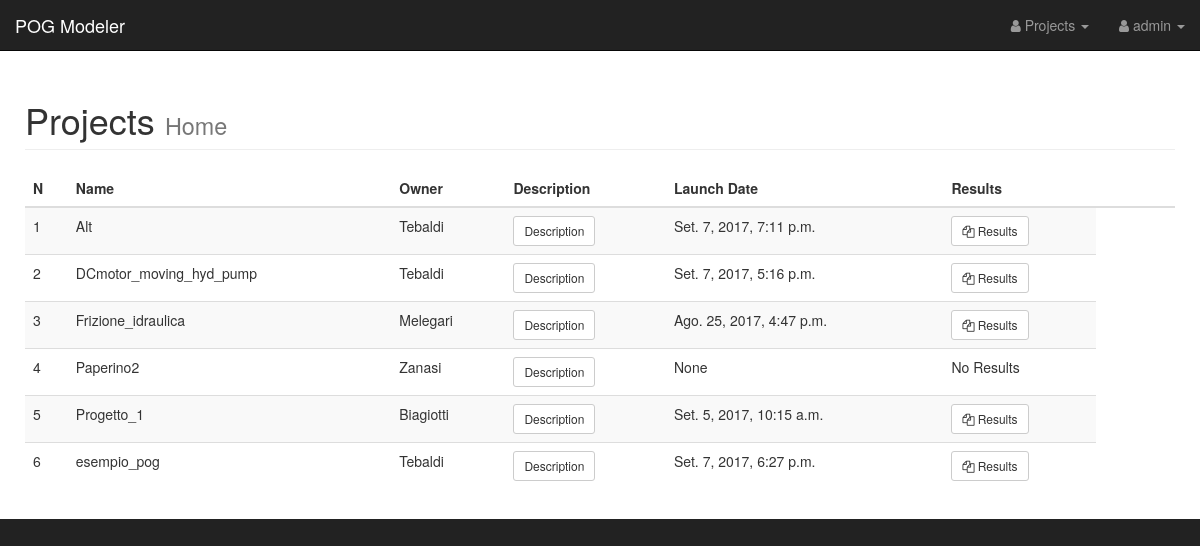
/ (signed in), run on an earlier commit of the app's database.
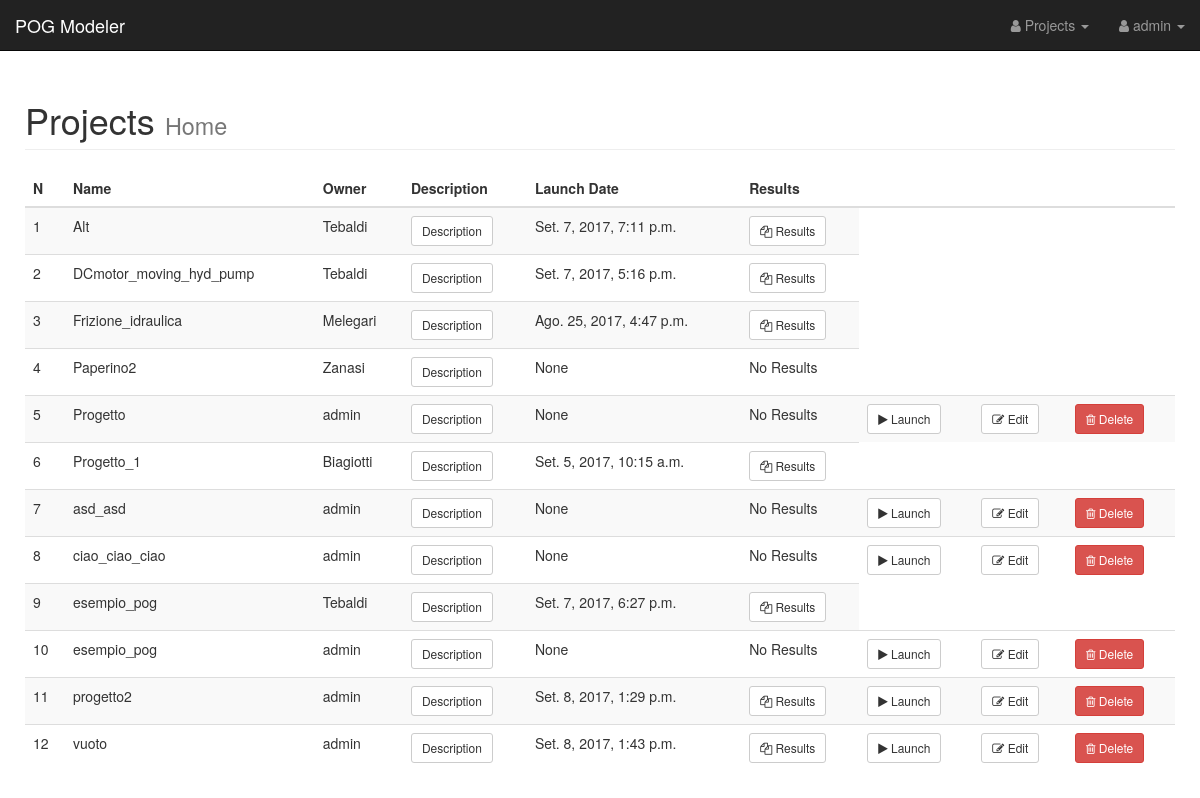
And on a later commit of the database.
### AWD_Zanasi/models.py (models this page shows, shortened)
class Project(models.Model):
    name = models.CharField(max_length=200, default='project', help_text='Project name')
    user = models.ForeignKey(settings.AUTH_USER_MODEL, default='admin')
    matlab_file = models.FileField(upload_to=matlab_file_path, help_text="Matlab POG code file",  blank=True, null=True)
    proj_desc = models.CharField(max_length=400, blank=True, null=True, help_text="Project description")
    launch_date = models.DateTimeField(verbose_name='Launch Date', blank=True,
                                       null=True, help_text='Project last execution date')
    is_example = models.BooleanField(default=False,
                                     help_text='Used only by an Admin user to mark a project as an example for users.')

### AWD_Zanasi/views.py (the view)
# urls.py: url(r'^$', views.index, name='index'),
def index(request):
    if request.user.is_authenticated:
        if request.user.is_superuser:
            projects = Project.objects.all().order_by('name')
            results = ProjectOutput.objects.all()
        else:
            projects = Project.objects.filter(user=request.user).order_by('name')
            results = ProjectOutput.objects.filter(project__in=projects)
        return render(request, 'AWD_Zanasi/home.html',
                      {
                          'projects': projects,
                          'project_outputs': results
                      }
                      )
    return render(request, 'AWD_Zanasi/home.html')

### AWD_Zanasi/templates/AWD_Zanasi/home.html (shortened to what this page needs)
{% extends "AWD_Zanasi/base.html" %}
{% block container %}
    <div class="container-fluid">
        {% if user.is_authenticated %}
            <div class="row">
                <div class="col-lg-12">
                    <h1 class="page-header">
                        Projects
                        <small>Home</small>
                    </h1>
                </div>
            </div>
            <div class="table-responsive">
                <table class="table table-hover table-striped">
                    <thead>
                    <tr>
                        <th>N</th>
                        <th>Name</th>
                        {% if user.is_superuser %}
                            <th>Owner</th>
                        {% endif %}
                        <th>Description</th>
                        <th>Launch Date</th>
                        <th>Results</th>
                        <th></th>
                        <th></th>
                        <th></th>
                    </tr>
                    </thead>
                    <tbody>
                    {% for project in projects %}
                        <tr>
                            <td>{{ forloop.counter }}</td>
                            <td>{{ project.name }}</td>
                            {% if user.is_superuser %}
                                <td>{{ project.user.username }}</td>
                            {% endif %}
                            <td>
                                <button type="button" class="btn btn-default btn-sm" data-toggle="modal"
                                        data-target="#modal-{{ forloop.counter }}">
                                    Description
                                </button>
                            </td>
                            <td>{{ project.launch_date }}</td>
                            {% if project.launch_date %}
                                <td><a class="btn btn-default btn-sm" role="button"
                                       href="{% url 'project_results' project.id %}"><i class="fa fa-files-o"></i>
                                    Results</a></td>
                            {% else %}
                                <td>No Results</td>
                            {% endif %}
                            {% if user.username == project.user.username  %}
                            <td><a id="launchproj" class="btn btn-default btn-sm" role="button"
                                   href="{% url 'launch_project' project.id %}"><i class="fa fa-play"></i>
                                Launch</a></td>
                            <td><a class="btn btn-default btn-sm" role="button"
                                   href="{% url 'edit_project' project.id %}"><i class="fa fa-edit"></i> Edit</a></td>
                            <th>
                                <form id="deleteForm"
                                      class="form-horizontal"
                                      action="{% url 'delete_project' project.id %}"
                                      method="POST"
                                      onsubmit="return confirm('Are you sure you want to delete Project {{ project.name }}?' );">
                                    <button type="submit" class="btn btn-danger btn-sm" value="Submit Button">
                                        <i class=" fa fa-trash-o"></i> Delete
                                    </button>
                                </form>
                            </th>
                            {% endif %}
                        </tr>
                    {% endfor %}
                    </tbody>
                </table>
            </div>
        {% endif %}
    </div>
{% endblock %}

### AWD_Zanasi/templates/AWD_Zanasi/base.html (shortened to what this page needs)
{% load staticfiles %}
<!DOCTYPE html>
<html lang="en">
<head>
    {% load static %}
    <link href="{% static "/AWD_Zanasi/css/bootstrap.min.css" %}" rel="stylesheet">
    <link href="{% static "/AWD_Zanasi/css/sb-admin.css" %}" rel="stylesheet">
    <link href="{% static "/AWD_Zanasi/font-awesome/css/font-awesome.min.css" %}" rel="stylesheet" type="text/css">
</head>
<body>
<div id="wrapper">
    <nav class="navbar navbar-inverse navbar-fixed-top" role="navigation">
        <div class="navbar-header">
            <a class="navbar-brand" href="{% url 'index' %}">POG Modeler</a>
        </div>
        <ul class="nav navbar-right top-nav">
            {% if user.is_authenticated %}
                <li class="dropdown">
                    <a href="#" class="dropdown-toggle" data-toggle="dropdown"><i
                            class="fa fa-user"></i> Projects <b
                            class="caret"></b></a>
                </li>
                <li class="dropdown">
                    <a href="#" class="dropdown-toggle" data-toggle="dropdown"><i
                            class="fa fa-user"></i> {{ user.username }} <b
                            class="caret"></b></a>
                </li>
            {% else %}
                <li>
                    <a href="{% url 'auth_login' %}"><i class="fa fa-sign-in"></i> Login </a>
                </li>
            {% endif %}
        </ul>
    </nav>
    <div id="page-wrapper">
        {% block container %}
        {% endblock %}
    </div>
</div>
</body>
</html>

### AWD_Zanasi/static/AWD_Zanasi/css/sb-admin.css (style rules this page uses)
body { margin-top: 100px; background-color: #222; }
@media (min-width:768px) { body { margin-top: 50px; } }
#wrapper { padding-left: 0; }
#page-wrapper { width: 100%; padding: 0; background-color: #fff; }
@media (min-width:768px) { #page-wrapper { padding: 10px; } }
.top-nav { padding: 0 15px; }
.top-nav>li { display: inline-block; float: left; }
.top-nav>li>a { padding-top: 15px; padding-bottom: 15px; line-height: 20px; color: #999; }

What changed in the data, as far as the page shows it:
added Project: name "Progetto", user.username "admin", launch_date "None", shows "No Results"
added Project: name "asd_asd", user.username "admin", launch_date "None", shows "No Results"
added Project: name "ciao_ciao_ciao", user.username "admin", launch_date "None", shows "No Results"
added Project: name "esempio_pog", user.username "admin", launch_date "None", shows "No Results"
added Project: name "progetto2", user.username "admin", launch_date "Set. 8, 2017, 1:29 p.m.", shows "Results"
added Project: name "vuoto", user.username "admin", launch_date "Set. 8, 2017, 1:43 p.m.", shows "Results"
